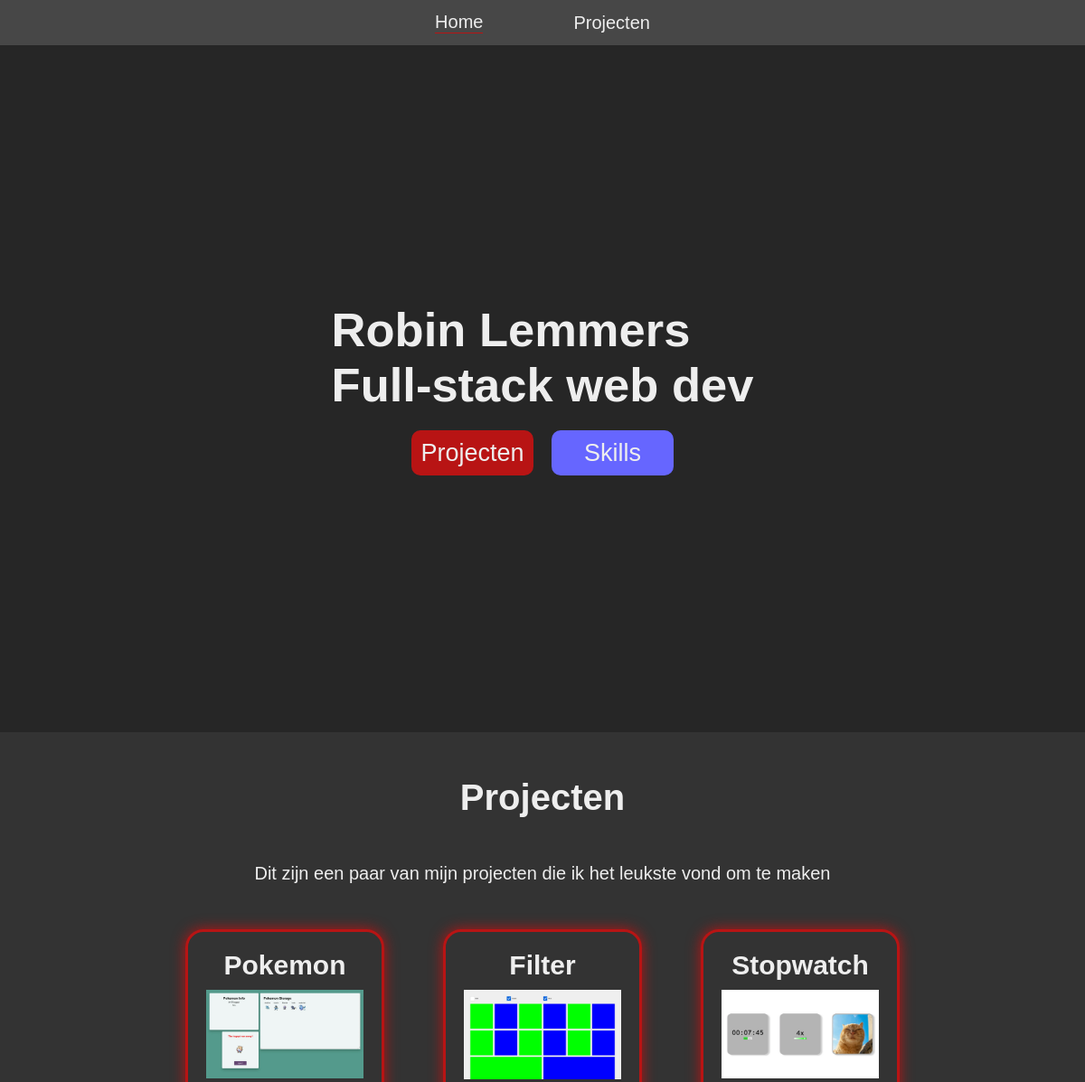
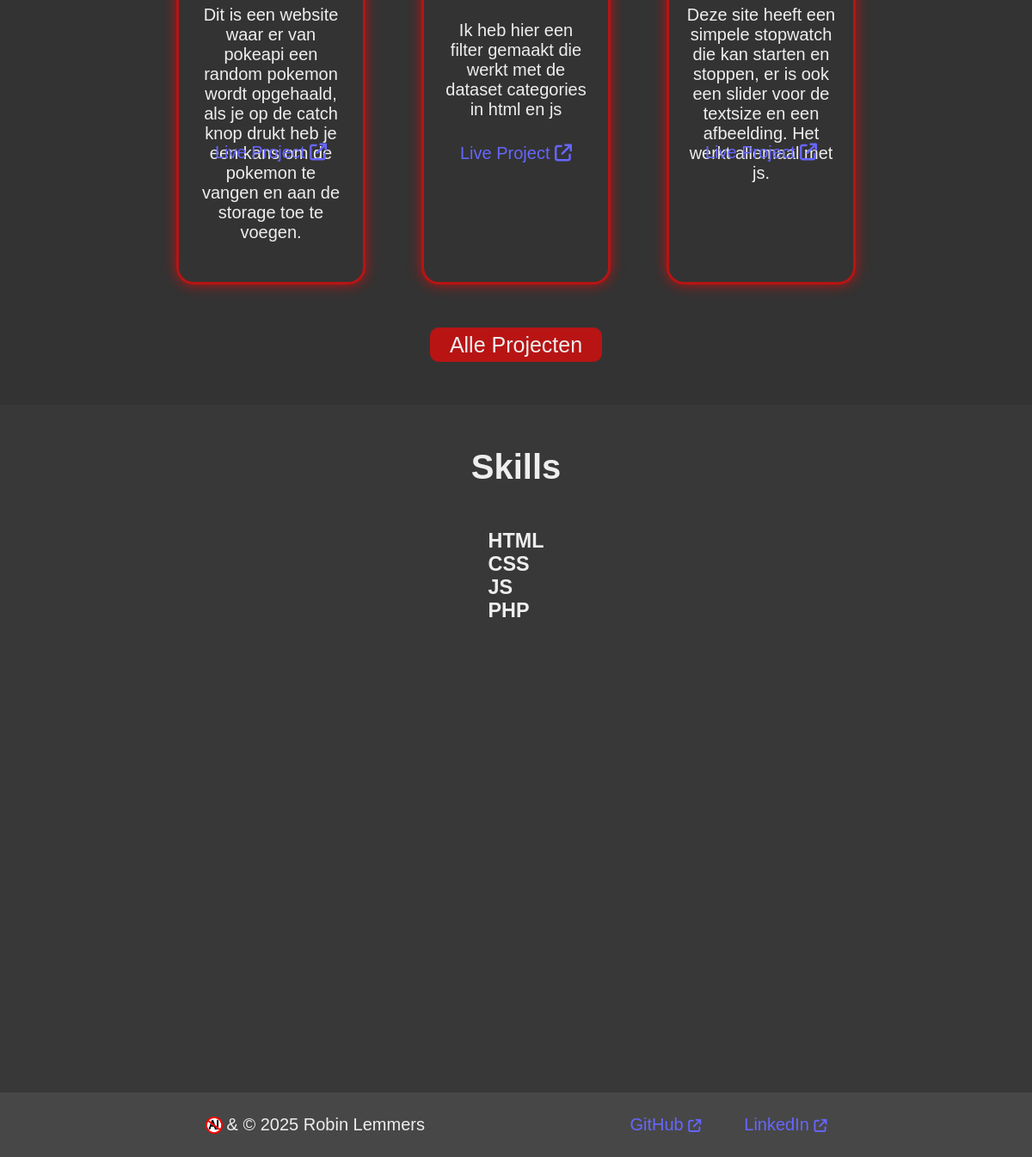
The page / on the database its author committed (2 pictures, top to bottom).
### tables this page shows
CREATE TABLE `projects` (
  `id` int(11) NOT NULL,
  `title` varchar(20) NOT NULL,
  `image` varchar(50) NOT NULL,
  `description` varchar(500) NOT NULL,
  `link` varchar(100) NOT NULL
);

### source/dbconnect.php (called while the page is built, shortened)
<?php
include "config.php";
$mysqli = new mysqli($host, $user, $dbpassword, $dbname);
$stmt = $mysqli->prepare("SELECT * FROM projects");
$stmt->execute();
$projects = $stmt->get_result();

### public/index.php (the view, shortened to what this page needs)
<?php
include "../source/dbconnect.php";
?>
<!DOCTYPE html>
<html lang="nl">
<head>
    <link rel="stylesheet" href="style.css">
</head>
<body>
    <header>
        <nav>
            <ul>
                <li class="nav-active"><a href="index.php">Home</a></li>
                <li><a href="projects.php">Projecten</a></li>
            </ul>
        </nav>
    </header>
    <main>
        <section class="landing">
            <div class="landing-text">
                <h1>Robin Lemmers</h1>
                <h2>Full-stack web dev</h2>
            </div>
            <div class="landing-buttons">
                <div class="landing-button-projects">
                    <a href="#projects">Projecten</a>
                </div>
                <div class="landing-button-skills">
                    <a href="#skills">Skills</a>
                </div>
            </div>
        </section>
        <section class="projects" id="projects">
            <h2>Projecten</h2>
            <p>Dit zijn een paar van mijn projecten die ik het leukste vond om te maken</p>
            <div class="projects-container">
                <?php
                $count = 0;
                foreach ($projects as $project) {
                    if ($count >= 3) {
                        break;
                    }
                ?>
                    <div class="project">
                        <p class="project-title"><?= $project['title'] ?></p>
                        <img class="project-image" src="<?= "img/" . $project['image'] ?>" alt="afbeelding van project">
                        <p class="project-description"><?= $project['description'] ?></p>
                        <a class="project-link" href="<?= $project['link'] ?>" target="_blank">Live Project <i class="fa-solid fa-arrow-up-right-from-square"></i></a>
                    </div>
                <?
                    $count++;
                }
                ?>
            </div>
            <a href="projects.php" class="projects-page-button">Alle Projecten</a>
        </section>
        <section class="skills" id="skills">
            <h2>Skills</h2>
            <ul class="skills-list">
                <li>
                    <div class="skill">
                        <h3>HTML</h3>
                    </div>
                    <div class="skill">
                        <h3>CSS</h3>
                    </div>
                    <div class="skill">
                        <h3>JS</h3>
                    </div>
                    <div class="skill">
                        <h3>PHP</h3>
                    </div>
                </li>
            </ul>
        </section>
    </main>
    <footer>
        <p class="copyright"><img class="no-ai" src="img/no-ai-icon-01.png" alt="Icon dat aantoont dat ik geen AI heb gebruikt">&amp; &copy; 2025 Robin Lemmers</p>
        <ul class="footerLinks">
            <li><a href="https://github.com/SuperTNT17" target="_blank">GitHub <i class="fa-solid fa-arrow-up-right-from-square"></i></a></li>
            <li><a href="https://www.linkedin.com/in/robin-lemmers-ab2539250/" target="_blank">LinkedIn <i class="fa-solid fa-arrow-up-right-from-square"></i></a></li>
        </ul>
    </footer>
</body>
</html>

### public/style.css (style rules this page uses)
*, *::before, *::after { margin: 0; padding: 0; box-sizing: border-box; }
:root { --dark-bg-color: hsl(0, 0%, 15%); --main-bg-color: #333; --less-light-bg-color: hsl(0, 0%, 22%); --light-bg-color: hsl(0, 0%, 28%); --main-text-color: #eee; --url-text-color: hsl(240, 100%, 70%); --url-text-color-hover: hsl(240, 100%, 80%); --accent-color: hsl(0, 80%, 40%); --accent-color-hover: hsl(0, 80%, 50%); }
html { font-size: 62.5%; scroll-behavior: smooth; scrollbar-width: thin; }
body { font-family: sans-serif; font-size: 2rem; color: var(--main-text-color); background-color: var(--main-bg-color); height: 100%; }
ul { list-style: none; }
a { text-decoration: none; color: var(--url-text-color); transition: color 100ms linear; }
header { position: sticky; top: 0; left: 0; background-color: var(--light-bg-color); }
nav { height: 5rem; display: flex; flex-direction: row; align-items: center; justify-content: center; gap: 10rem; padding: 1rem; }
nav>ul { display: flex; flex-direction: row; justify-content: center; align-items: center; gap: 10rem; }
.nav-active { border-bottom: 0.1rem var(--accent-color) solid; }
nav>ul>li>a { color: var(--main-text-color); }
main { display: flex; flex-direction: column; }
.landing { background-color: var(--dark-bg-color); height: 95vh; display: flex; flex-direction: column; justify-content: center; align-items: center; gap: 2rem; }
.landing-text { font-size: 175%; }
.landing-buttons { display: flex; gap: 2rem; }
.landing-buttons>div { font-size: 135%; width: 13.5rem; height: 5rem; display: flex; justify-content: center; align-items: center; border-radius: 1rem; transition: background-color 100ms linear; }
.landing-buttons>div>a { color: var(--main-text-color); width: 100%; height: 100%; text-align: center; align-content: center; border-radius: 1rem; }
.landing-button-projects { background-color: var(--accent-color); }
.landing-button-skills { background-color: var(--url-text-color); }
.projects { display: flex; flex-direction: column; justify-content: center; align-items: center; gap: 5rem; padding: 5rem; }
.projects>h2 { font-size: 200%; }
.projects-container { display: flex; gap: 2rem; flex-direction: row; justify-content: space-evenly; flex-wrap: wrap; width: 80%; }
.project { display: flex; flex-direction: column; gap: 1rem; width: 25%; height: 50rem; padding: 2rem; border: var(--accent-color) 0.3rem solid; box-shadow: var(--accent-color) 0 0 1.5rem; border-radius: 2rem; text-align: center; transition: background-color 100ms linear; }
.project-title { font-weight: bold; font-size: 3rem; }
.project-image { width: 100%; }
.project-description { height: 15rem; align-content: center; }
.project-link { align-self: center; height: 2.5rem; width: max-content; }
.projects-page-button { background-color: var(--accent-color); color: var(--main-text-color); width: 20rem; height: 4rem; font-size: 125%; border-radius: 1rem; text-align: center; align-content: center; transition: background-color 100ms linear; }
.skills { background-color: var(--less-light-bg-color); height: 80rem; display: flex; flex-direction: column; align-items: center; padding: 5rem; gap: 5rem; }
.skills>h2 { font-size: 200%; }
footer { position: relative; bottom: 0; left: 0; background-color: var(--light-bg-color); height: 7.5rem; display: flex; flex-direction: row; flex-wrap: nowrap; justify-content: space-evenly; align-items: center; }
.copyright { display: flex; justify-content: center; align-items: center; gap: 0.5rem; }
.no-ai { width: 2rem; height: 2rem; }
.footerLinks { display: flex; flex-direction: row; gap: 5rem; }
.footerLinks>li>a>i { font-size: 75%; }

### rows shown on the page
projects: title "Pokemon", image (picture), description "Dit is een website waar er van pokeapi een random pokemon wordt opgehaald, als je op de catch knop drukt heb je een kans om de pokemon te vangen en aan de storage toe te voegen."
projects: title "Filter", image (picture), description "Ik heb hier een filter gemaakt die werkt met de dataset categories in html en js"
projects: title "Stopwatch", image (picture), description "Deze site heeft een simpele stopwatch die kan starten en stoppen, er is ook een slider voor de textsize en een afbeelding. Het werkt allemaal met js."
